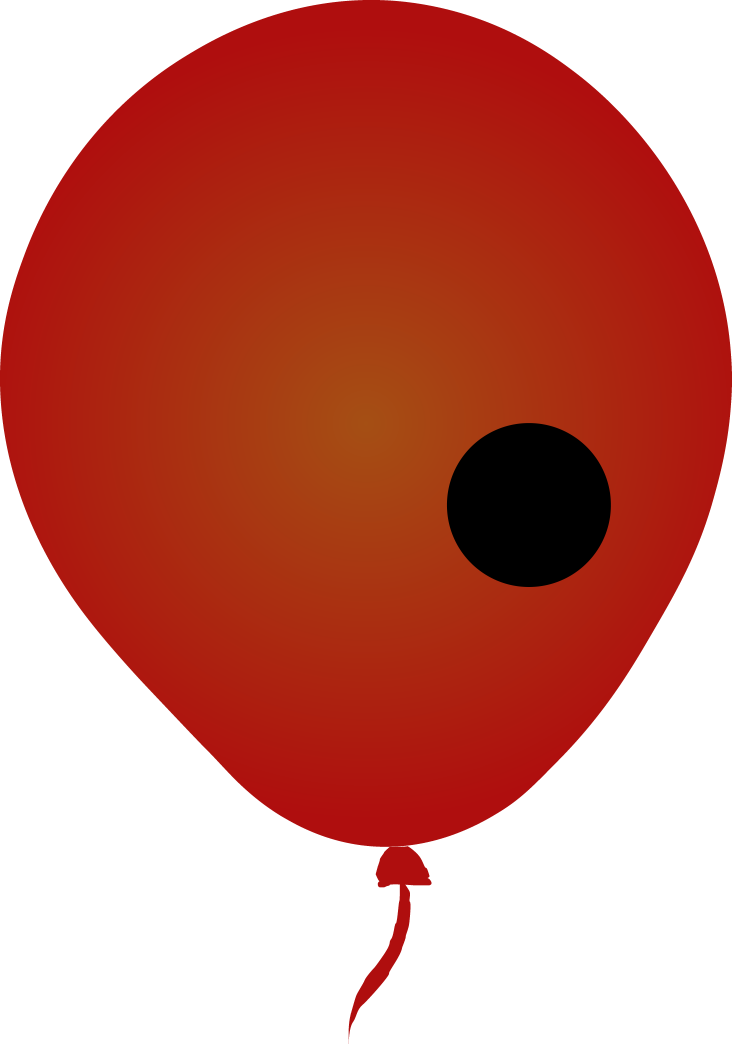
#> input picture Balloon/Red_Balloon_hit.png, 4391 x 6261 px, given in place of New_Balloon.mp4, which was not available (shown at 1/6 size)
$ python Resizing_video.py
#> lines starting #> are read from the running program, lines starting #| are printed output that depends on the picture; after the words box and inside, x2 and y2 are one past the last pixel; in counts of white or black regions, pixels touching at a corner belong together; pictures that were not available may be replaced by others from this repository, and a replacement may not be noted
import cv2 as cv
import matplotlib.pyplot as plt
import numpy as np
flag = 0
top = 200
bottom = 1000
left = 100
right = 1700
def resizing_video(video, scale=0.5):
    width = int(video.shape[1] * scale)
    height = int(video.shape[0] * scale)
    return cv.resize(video, (width, height), interpolation=cv.INTER_AREA)
video = cv.VideoCapture("Balloon/New_Balloon.mp4")
if video.isOpened() == False:
    print("Error opening video stream or file")
    exit(0)
while video.isOpened():
    ret,frame = video.read()
#> frame is the input picture: shape (6261, 4391, 3); mean B, G, R 108.5, 120.2, 199.3
    if not ret:
        print("Cannot receive frame (stream end?). Exiting ...")
        break
    # cv.imshow("Frame",frame)
    # plt.imshow(cv.cvtColor(frame,cv.COLOR_BGR2RGB))
    # plt.show()

    frame = frame[top:bottom,left:right]
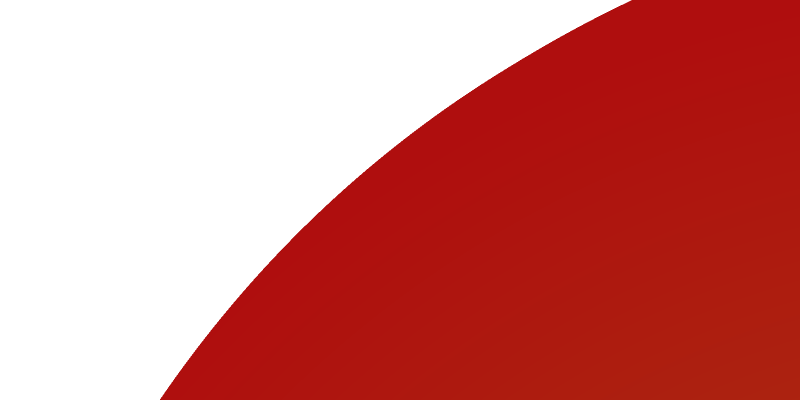
#> frame: shape (800, 1600, 3) (shown at 1/2 size); mean B, G, R 120.6, 123.9, 209.7
    frame = resizing_video(frame)
#> in resizing_video, `return cv.resize(video, (width, height), interpolation=cv.INTER_AREA)`:
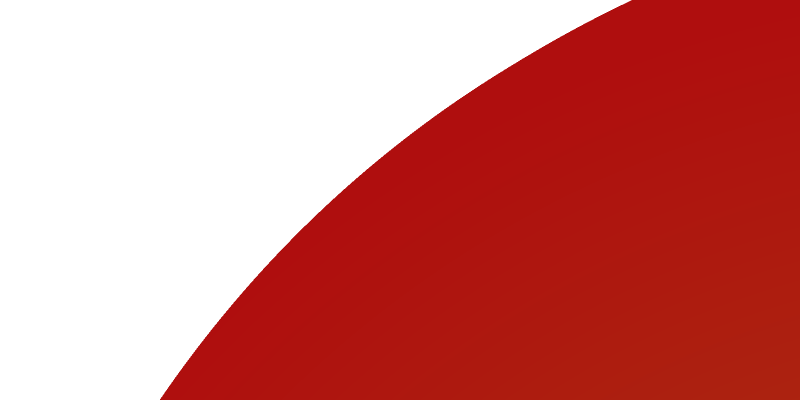
#> returned value: shape (400, 800, 3); mean of channels 0, 1, 2 120.6, 123.9, 209.7; drawn as B, G, R
    # print(frame.shape)
    cv.imshow("Frame",frame)
    gray_frame = cv.cvtColor(frame,cv.COLOR_BGR2GRAY)
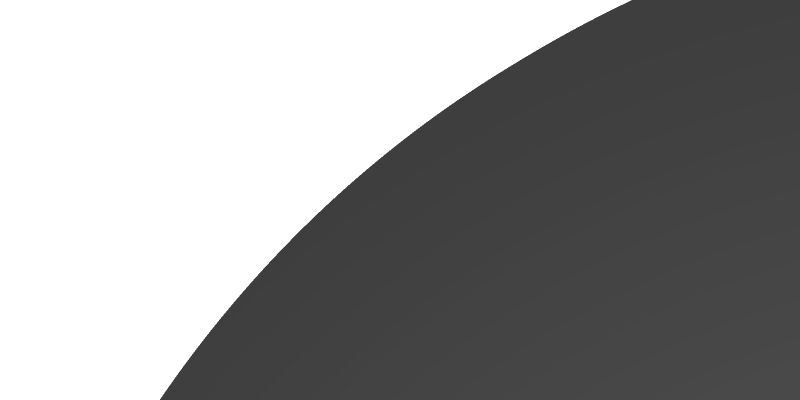
#> gray_frame: shape (400, 800); min 62, max 255, mean 149.2
    blur_frame = cv.GaussianBlur(gray_frame,(9,9),0)
    canny_frame = cv.Canny(blur_frame,50,150)
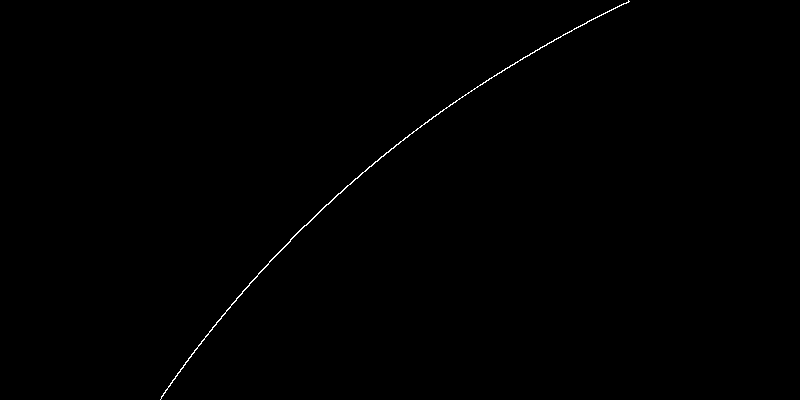
#> canny_frame: shape (400, 800); 0.26% white in thin lines or dots, all inside (x1, y1, x2, y2) = (160, 0, 630, 400)
    # print(frame.shape)
    contours, hierarchies = cv.findContours(canny_frame, cv.RETR_LIST, cv.CHAIN_APPROX_SIMPLE)
#> contours = 1 contour; box (x1, y1, x2, y2) and area: (160, 0, 630, 400) 339
    cnt = []
    area = [None]*len(contours)
#> area = 1 item
    sliced = []
    sliced_gray = []
    # sliced_contours = [None]*len(contours)
    for i in range(len(contours)):
        area[i] = cv.contourArea(contours[i])
        # print(area[i])
        if area[i] > 100 and area[i]<300:
            cnt.append(contours[i])
#> this loop made 1 pass
#> after the loop, area = [339]; cnt = []
    for i in range(len(cnt)):
        x,y,w,h = cv.boundingRect(cnt[i])
        # print(x,y,w,h)
        # cv.rectangle(img,(x,y),(x+w,y+h),(0,255,0),2)
        # cv.drawContours(sliced[i], sliced_contours, -1, (0,255,0), 3)
        if y-2 > 0 and y+h+2 < frame.shape[0] and x-2 > 0 and x+w+2 < frame.shape[1]:
            sliced.append(frame[y-1:y+h+2, x-1:x+w+2])
        # sliced.append(frame[y:y+h, x:x+w])
            sliced_gray.append(cv.cvtColor(sliced[i],cv.COLOR_BGR2GRAY))
            sliced_blur = cv.GaussianBlur(sliced_gray[i], (9,9), 0)
            sliced_canny = cv.Canny(sliced_blur, 50, 150)
            cv.imshow("Sliced{}canny".format(i), sliced_canny)
            sliced_contours,sliced_hierarchy = cv.findContours(sliced_canny, cv.RETR_LIST, cv.CHAIN_APPROX_SIMPLE)
            for j in range(len(sliced_contours)):
                sliced_area = cv.contourArea(sliced_contours[j])
                # print(sliced_area)
                if sliced_area > 10 and sliced_area < 70:
                    # cv.drawContours(sliced[i], sliced_contours, j, (0,255,0), 3)
                    print("hit")
                    flag = 1
                    x,y,w,h = cv.boundingRect(sliced_contours[j])
                    cv.rectangle(sliced[i],(x,y),(x+w,y+h),(0,255,0),2)
            cv.imshow("Sliced{}".format(i), sliced[i])
#> this loop made 0 passes
#> after the loop, sliced = []; sliced_gray = []
    # [22 lines of commented-out code are left out]
    if cv.waitKey(10) == ord('q'):
#> (key q is pressed here)
        break
video.release()
cv.destroyAllWindows()
